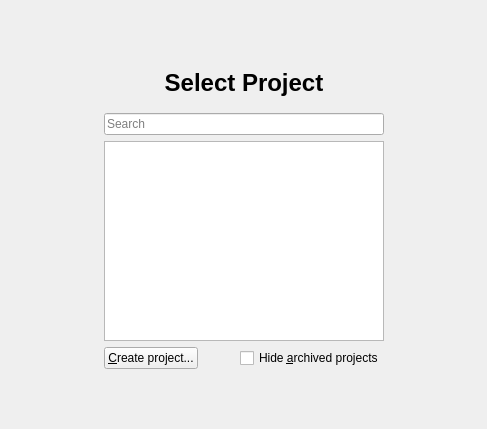
<?xml version="1.0" encoding="UTF-8"?>
<ui version="4.0">
 <class>ProjectSelectorWidget</class>
 <widget class="QWidget" name="ProjectSelectorWidget">
  <property name="geometry">
   <rect>
    <x>0</x>
    <y>0</y>
    <width>487</width>
    <height>429</height>
   </rect>
  </property>
  <layout class="QVBoxLayout" name="verticalLayout" stretch="1,4,1">
   <property name="spacing">
    <number>12</number>
   </property>
   <item>
    <spacer name="topSpacer">
     <property name="orientation">
      <enum>Qt::Orientation::Vertical</enum>
     </property>
     <property name="sizeHint" stdset="0">
      <size>
       <width>20</width>
       <height>40</height>
      </size>
     </property>
    </spacer>
   </item>
   <item>
    <widget class="QWidget" name="container" native="true">
     <layout class="QHBoxLayout" name="horizontalLayout" stretch="1,4,1">
      <property name="bottomMargin">
       <number>0</number>
      </property>
      <item>
       <spacer name="leftSpacer">
        <property name="orientation">
         <enum>Qt::Orientation::Horizontal</enum>
        </property>
        <property name="sizeType">
         <enum>QSizePolicy::Policy::MinimumExpanding</enum>
        </property>
        <property name="sizeHint" stdset="0">
         <size>
          <width>5</width>
          <height>20</height>
         </size>
        </property>
       </spacer>
      </item>
      <item>
       <widget class="QWidget" name="contents" native="true">
        <layout class="QVBoxLayout" name="verticalLayout_2">
         <item>
          <widget class="QLabel" name="titleLabel">
           <property name="font">
            <font>
             <pointsize>18</pointsize>
             <bold>true</bold>
            </font>
           </property>
           <property name="styleSheet">
            <string notr="true">margin-bottom: 10px</string>
           </property>
           <property name="text">
            <string>Select Project</string>
           </property>
           <property name="alignment">
            <set>Qt::AlignmentFlag::AlignCenter</set>
           </property>
          </widget>
         </item>
         <item>
          <widget class="QLineEdit" name="searchField">
           <property name="placeholderText">
            <string>Search</string>
           </property>
           <property name="clearButtonEnabled">
            <bool>true</bool>
           </property>
          </widget>
         </item>
         <item>
          <widget class="QListView" name="projectList">
           <property name="minimumSize">
            <size>
             <width>0</width>
             <height>200</height>
            </size>
           </property>
           <property name="editTriggers">
            <set>QAbstractItemView::EditTrigger::NoEditTriggers</set>
           </property>
           <property name="showDropIndicator" stdset="0">
            <bool>false</bool>
           </property>
           <property name="dragEnabled">
            <bool>false</bool>
           </property>
           <property name="dragDropMode">
            <enum>QAbstractItemView::DragDropMode::NoDragDrop</enum>
           </property>
           <property name="defaultDropAction">
            <enum>Qt::DropAction::IgnoreAction</enum>
           </property>
           <property name="selectionBehavior">
            <enum>QAbstractItemView::SelectionBehavior::SelectRows</enum>
           </property>
           <property name="uniformItemSizes">
            <bool>true</bool>
           </property>
          </widget>
         </item>
         <item>
          <layout class="QHBoxLayout" name="buttonLayout">
           <item>
            <widget class="QPushButton" name="createButton">
             <property name="text">
              <string>&amp;Create project...</string>
             </property>
            </widget>
           </item>
           <item>
            <spacer name="buttonsSpacer">
             <property name="orientation">
              <enum>Qt::Orientation::Horizontal</enum>
             </property>
             <property name="sizeHint" stdset="0">
              <size>
               <width>40</width>
               <height>20</height>
              </size>
             </property>
            </spacer>
           </item>
           <item>
            <widget class="QCheckBox" name="archivedCheck">
             <property name="text">
              <string>Hide &amp;archived projects</string>
             </property>
            </widget>
           </item>
          </layout>
         </item>
        </layout>
       </widget>
      </item>
      <item>
       <spacer name="rightSpacer">
        <property name="orientation">
         <enum>Qt::Orientation::Horizontal</enum>
        </property>
        <property name="sizeType">
         <enum>QSizePolicy::Policy::MinimumExpanding</enum>
        </property>
        <property name="sizeHint" stdset="0">
         <size>
          <width>5</width>
          <height>20</height>
         </size>
        </property>
       </spacer>
      </item>
     </layout>
    </widget>
   </item>
   <item>
    <spacer name="bottomSpacer">
     <property name="orientation">
      <enum>Qt::Orientation::Vertical</enum>
     </property>
     <property name="sizeHint" stdset="0">
      <size>
       <width>20</width>
       <height>40</height>
      </size>
     </property>
    </spacer>
   </item>
  </layout>
 </widget>
 <tabstops>
  <tabstop>projectList</tabstop>
  <tabstop>searchField</tabstop>
  <tabstop>createButton</tabstop>
  <tabstop>archivedCheck</tabstop>
 </tabstops>
 <resources>
  <include location="../../res/resources.qrc"/>
 </resources>
 <connections/>
</ui>
